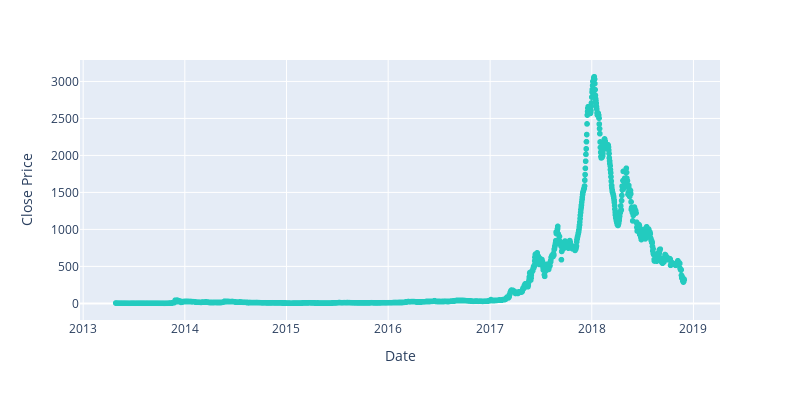

The notebook cell saved with this chart:
### Code cell
fig = px.scatter(dfc2, x =dfc2.index, y = dfc2['close'],
                  height = 400, width = 800,color_discrete_sequence=['#23CBBF'])
fig.update_layout(xaxis_title = 'Date', yaxis_title='Close Price')

fig.show()

### Figure 1 — Plotly figure (JSON) as saved in the notebook; plotly's stock layout.template omitted (floating-point values rounded to 4 significant figures; data arrays with more than 128 entries replaced by an {"elided": "..."} marker saying what was removed)
{"data": [{"hovertemplate": "date=%{x}<br>close=%{y}<extra></extra>", "legendgroup": "", "marker": {"color": "#23CBBF", "symbol": "circle"}, "mode": "markers", "name": "", "showlegend": false, "type": "scattergl", "x": {"elided": "2042 str values"}, "xaxis": "x", "y": {"elided": "2042 float values"}, "yaxis": "y"}], "layout": {"height": 400, "legend": {"tracegroupgap": 0}, "margin": {"t": 60}, "width": 800, "xaxis": {"anchor": "y", "domain": [0, 1], "title": {"text": "Date"}}, "yaxis": {"anchor": "x", "domain": [0, 1], "title": {"text": "Close Price"}}}}
